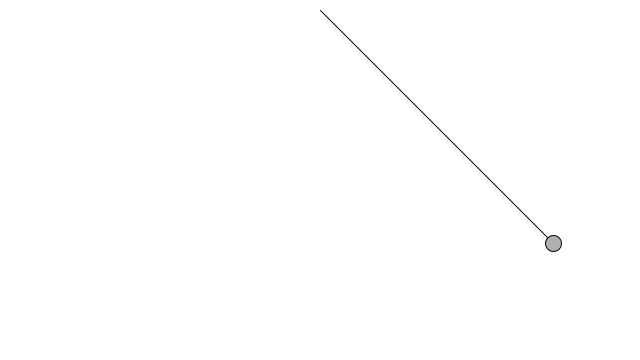
Frame 1 (no input)
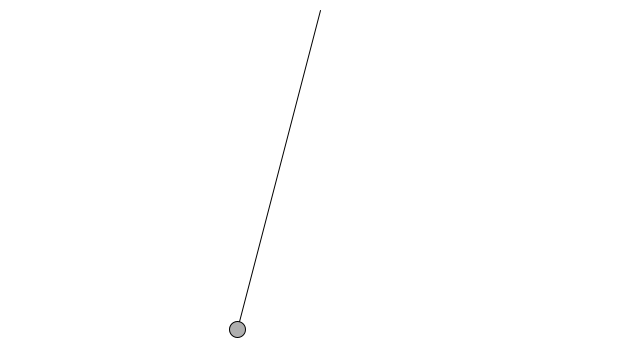
Frame 60 (the mouse pressed at the canvas centre just before this capture)
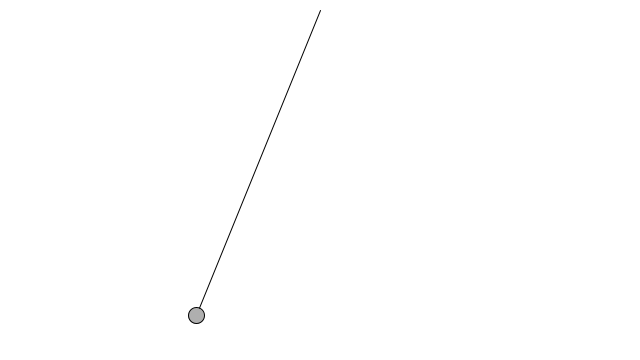
Frame 120 (the mouse held since frame 60 and released just before this capture)

The Processing sketch that drew these frames (run headless with seeded random() and noise(); from frame 60 on, the mouse is pressed at the canvas centre):

// Processing sketch: sketch_150310a
// ── sketch_150310a.pde
Pendulum p;

void setup () {
  size(640, 360);
  p = new Pendulum(new PVector(width/2, 10), height - 30);
}

void draw() {
  background(255);
  p.go();
}

class Pendulum {
  PVector location;
  PVector origin;
  float r;
  float angle;
  float aVelocity;
  float aAcceleration;
  float damping;
  
  Pendulum(PVector origin_, float r_) {
    origin = origin_.get();
    location = new PVector();
    r = r_;
    angle = PI/4;
    
    aVelocity = 0.0;
    aAcceleration = 0.0;
    damping = 0.995;
  }
  
  void go(){
    update();
    display();
  }
  
  void update() {
    float gravity = 0.4;
    aAcceleration = (-1 * gravity / r) * sin(angle);
    aVelocity += aAcceleration;
    angle += aVelocity;
    
    aVelocity *= damping;
  }
  
  void display() {
    location.set(r * sin(angle), r * cos(angle), 0);
    location.add(origin);
    
    stroke(0);
    line(origin.x, origin.y, location.x, location.y);
    fill(175);
    ellipse(location.x, location.y, 16,16);
  }
}
